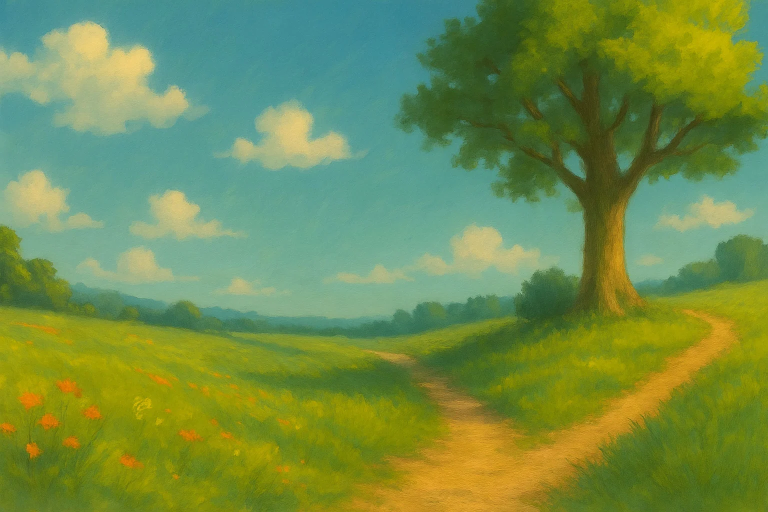
#> input picture assets/img/bg.webp, 1536 x 1024 px, given in place of logo.jpg, which was not available (shown at 1/2 size)
$ python post.py out.png
#> lines starting #> are read from the running program, lines starting #| are printed output that depends on the picture; after the words box and inside, x2 and y2 are one past the last pixel; in counts of white or black regions, pixels touching at a corner belong together
#!/usr/bin/env python3
"""raw/*.jpg -> play/art/*.webp（石頭收服）。用法：cd <raw 的上層> && python3 post.py <輸出目錄>
靈石、誤讀妖做成墨色圓章（黑底羽化），標誌與段位做成圓幣；地圖、背景、模式橫幅照片式裁切。
模型常在角落畫假印章、假題字：CROP 逐張裁掉（左、上、右、下的比例）。"""
import os, sys
from PIL import Image, ImageFilter, ImageDraw, ImageOps, ImageChops
OUT = sys.argv[1]
CROP = {
    "map-p1": (0, 0, 0.15, 0),      # 右下假題字一列
    "map-p3": (0, 0, 0, 0.08),      # 右下假浮水印
    "map-p7": (0, 0, 0, 0.14),      # 右下印章
    "bg-board": (0, 0, 0, 0.14),    # 右下印章
    "bg-home": (0, 0, 0, 0.13),     # 左下印章
    "bg-me": (0, 0.13, 0.03, 0),    # 右上印章
    "mode-daily": (0, 0, 0.10, 0.15),  # 右下印章
}

def load(name):
#> called with name = 'logo'
    im = Image.open(f"raw/{name}.jpg").convert("RGB")
#> im is the input picture: PIL image 1536x1024 RGB; mean R, G, B 113.8, 142.4, 74.9
    l, t, r, b = CROP.get(name, (0, 0, 0, 0))
    w, h = im.size
#> w = 1536; h = 1024
    return im.crop((int(w * l), int(h * t), int(w * (1 - r)), int(h * (1 - b))))

def bbox_of(im, thr):
#> called with thr = 30
    g = ImageOps.grayscale(im).point(lambda v: 255 if v > thr else 0).filter(ImageFilter.MaxFilter(5))
#> g: PIL image 1536x1024 L; every value is 255
    return g.getbbox() or (0, 0, im.width, im.height)

def feather_circle(size, r_in, r_out):
    m = Image.new("L", (size, size), 0)
    c = size / 2
    ImageDraw.Draw(m).ellipse((c - r_out, c - r_out, c + r_out, c + r_out), fill=255)
    m = m.filter(ImageFilter.GaussianBlur(max(1, (r_out - r_in) / 2)))
    inner = Image.new("L", (size, size), 0)
    ImageDraw.Draw(inner).ellipse((c - r_in, c - r_in, c + r_in, c + r_in), fill=255)
    return ImageChops.lighter(m, inner)

def coin(name, px):
    im = load(name)
    x0, y0, x1, y1 = bbox_of(im, 30)
#> x0 = 0; y0 = 0; x1 = 1536; y1 = 1024
    s = min(x1 - x0, y1 - y0)
#> s = 1024
    cx, cy = (x0 + x1) / 2, (y0 + y1) / 2
#> cx = 768; cy = 512
    half = int(s / 2 + 6)
#> half = 518
    l, t = int(cx - half), int(cy - half)
#> l = 250; t = -6
    sq = im.crop((l, t, l + 2 * half, t + 2 * half))
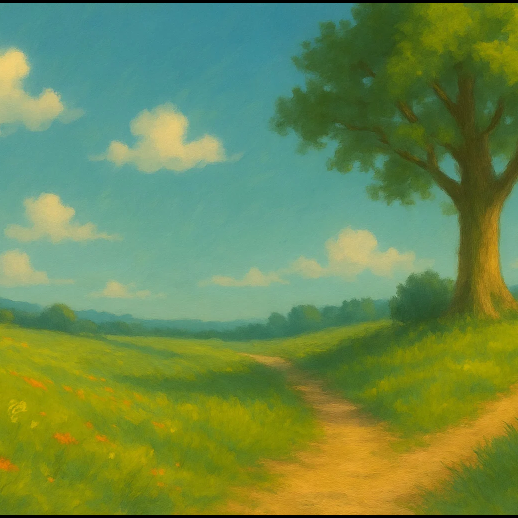
#> sq: PIL image 1036x1036 RGB (shown at 1/2 size); mean R, G, B 108.6, 139, 77.9
    r = s / 2 * 0.985
#> r = 504.3
    sq.putalpha(feather_circle(sq.width, r - 3, r))
#> in feather_circle, `m = Image.new("L", (size, size), 0)`: m: PIL image 1036x1036 L; every value is 0
#> in feather_circle, `ImageDraw.Draw(m).ellipse((c - r_out, c - r_out, c + r_out, c + r_out)..`:
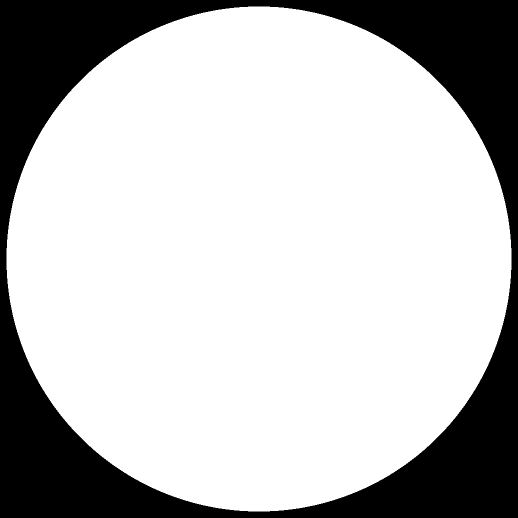
#> m: PIL image 1036x1036 L (shown at 1/2 size); 74.6% white; 1 black region, box (x1, y1, x2, y2) and area: (0, 0, 1036, 1036) 272332
#> in feather_circle, `ImageDraw.Draw(inner).ellipse((c - r_in, c - r_in, c + r_in, c + r_in)..`:
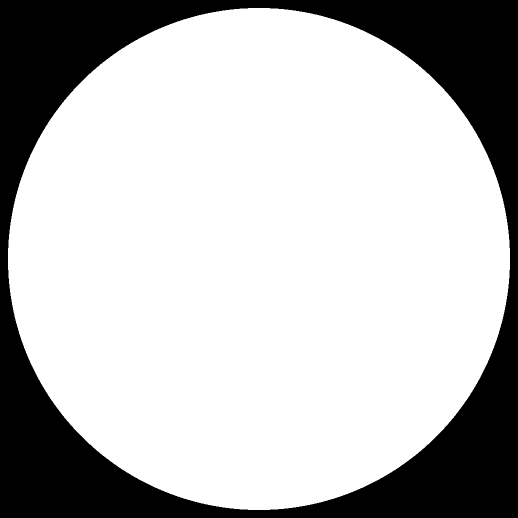
#> inner: PIL image 1036x1036 L (shown at 1/2 size); 73.7% white; 1 black region, box (x1, y1, x2, y2) and area: (0, 0, 1036, 1036) 281764
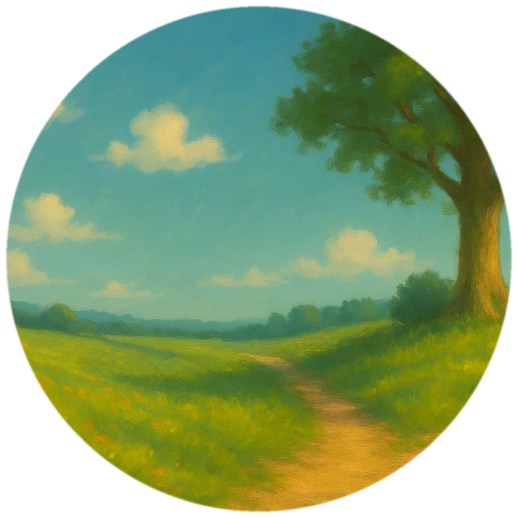
#> sq: PIL image 1036x1036 RGBA (shown at 1/2 size); mean R, G, B, A 108.6, 139, 77.9, 190.3; transparent parts drawn white
    sq.resize((px, px), Image.LANCZOS).save(f"{OUT}/{name}.webp", "WEBP", quality=88, method=6)
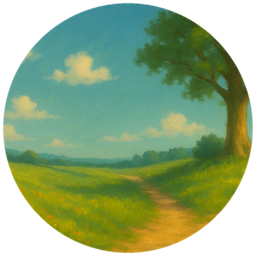
#> saved as logo.webp: PIL image 256x256 RGBA; mean R, G, B, A 83.3, 109.4, 65.7, 190.3; transparent parts drawn white

def medallion(name, px):
    im = load(name)
    x0, y0, x1, y1 = bbox_of(im, 26)
    cx, cy = (x0 + x1) / 2, (y0 + y1) / 2
    s = int(max(x1 - x0, y1 - y0) * 1.08)
    half = s // 2
    canvas = Image.new("RGB", (s, s), (0, 0, 0))
    l, t = int(cx - half), int(cy - half)
    canvas.paste(im.crop((l, t, l + s, t + s)), (0, 0))
    canvas.putalpha(feather_circle(s, s * 0.38, s * 0.5))
    canvas.resize((px, px), Image.LANCZOS).save(f"{OUT}/{name}.webp", "WEBP", quality=86, method=6)

def photo(name, w, h, q=72):
    ImageOps.fit(load(name), (w, h), Image.LANCZOS).save(f"{OUT}/{name}.webp", "WEBP", quality=q, method=6)

coin("logo", 256)
for i in range(10):
    coin(f"rank-{i}", 256)
#> (the run stopped early here; a loop or call above may not have finished)
